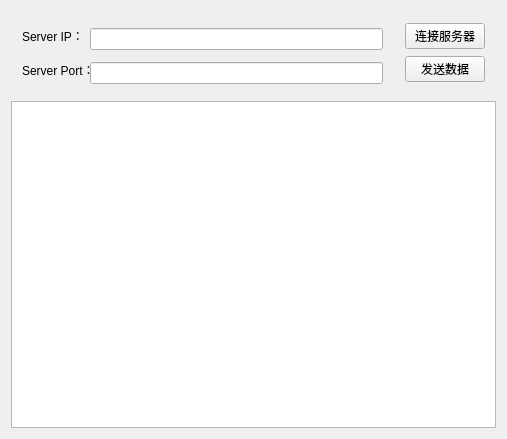
<?xml version="1.0" encoding="UTF-8"?>
<ui version="4.0">
 <class>MainWindow</class>
 <widget class="QMainWindow" name="MainWindow">
  <property name="geometry">
   <rect>
    <x>0</x>
    <y>0</y>
    <width>507</width>
    <height>439</height>
   </rect>
  </property>
  <property name="windowTitle">
   <string>MainWindow</string>
  </property>
  <widget class="QWidget" name="centralWidget">
   <layout class="QVBoxLayout" name="verticalLayout_2">
    <item>
     <widget class="QWidget" name="widget" native="true">
      <layout class="QHBoxLayout" name="horizontalLayout">
       <property name="spacing">
        <number>0</number>
       </property>
       <property name="leftMargin">
        <number>0</number>
       </property>
       <property name="topMargin">
        <number>0</number>
       </property>
       <property name="rightMargin">
        <number>0</number>
       </property>
       <property name="bottomMargin">
        <number>0</number>
       </property>
       <item>
        <widget class="QWidget" name="widget_3" native="true">
         <layout class="QGridLayout" name="gridLayout">
          <item row="1" column="1">
           <widget class="QLineEdit" name="s_IP">
            <property name="alignment">
             <set>Qt::AlignCenter</set>
            </property>
           </widget>
          </item>
          <item row="2" column="0" rowspan="2" colspan="2">
           <widget class="QLabel" name="label_5">
            <property name="text">
             <string>Server Port：</string>
            </property>
           </widget>
          </item>
          <item row="3" column="1">
           <widget class="QLineEdit" name="s_port">
            <property name="alignment">
             <set>Qt::AlignCenter</set>
            </property>
           </widget>
          </item>
          <item row="0" column="0" rowspan="2">
           <widget class="QLabel" name="label_4">
            <property name="text">
             <string>Server IP：</string>
            </property>
           </widget>
          </item>
         </layout>
        </widget>
       </item>
       <item>
        <widget class="QWidget" name="widget_2" native="true">
         <layout class="QVBoxLayout" name="verticalLayout">
          <item>
           <widget class="QPushButton" name="btn_connect">
            <property name="text">
             <string>连接服务器</string>
            </property>
           </widget>
          </item>
          <item>
           <widget class="QPushButton" name="btn_send">
            <property name="text">
             <string>发送数据</string>
            </property>
           </widget>
          </item>
         </layout>
        </widget>
       </item>
      </layout>
     </widget>
    </item>
    <item>
     <widget class="QTextEdit" name="msg"/>
    </item>
   </layout>
  </widget>
 </widget>
 <layoutdefault spacing="6" margin="11"/>
 <resources/>
 <connections/>
</ui>
